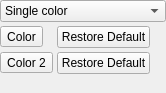
<?xml version="1.0" encoding="UTF-8"?>
<ui version="4.0">
 <class>BackgroundEditorWidget</class>
 <widget class="QWidget" name="BackgroundEditorWidget">
  <property name="geometry">
   <rect>
    <x>0</x>
    <y>0</y>
    <width>166</width>
    <height>93</height>
   </rect>
  </property>
  <layout class="QVBoxLayout" name="mainLayout">
   <property name="spacing">
    <number>4</number>
   </property>
   <property name="margin">
    <number>0</number>
   </property>
   <item>
    <widget class="QComboBox" name="BackgroundType">
     <item>
      <property name="text">
       <string>Single color</string>
      </property>
     </item>
     <item>
      <property name="text">
       <string>Gradient</string>
      </property>
     </item>
     <item>
      <property name="text">
       <string>Image</string>
      </property>
     </item>
    </widget>
   </item>
   <item>
    <widget class="QStackedWidget" name="stackedWidget">
     <property name="currentIndex">
      <number>0</number>
     </property>
     <widget class="QWidget" name="page_1">
      <layout class="QFormLayout" name="formLayout_2">
       <property name="horizontalSpacing">
        <number>4</number>
       </property>
       <property name="verticalSpacing">
        <number>4</number>
       </property>
       <property name="margin">
        <number>0</number>
       </property>
       <item row="0" column="0">
        <widget class="pqStandardColorButton" name="Color">
         <property name="text">
          <string>Color</string>
         </property>
        </widget>
       </item>
       <item row="0" column="1">
        <widget class="QPushButton" name="RestoreDefaultColor">
         <property name="sizePolicy">
          <sizepolicy hsizetype="Fixed" vsizetype="Fixed">
           <horstretch>0</horstretch>
           <verstretch>0</verstretch>
          </sizepolicy>
         </property>
         <property name="maximumSize">
          <size>
           <width>16777215</width>
           <height>16777215</height>
          </size>
         </property>
         <property name="text">
          <string>Restore Default</string>
         </property>
        </widget>
       </item>
       <item row="1" column="0">
        <widget class="pqStandardColorButton" name="Color2">
         <property name="maximumSize">
          <size>
           <width>16777215</width>
           <height>16777215</height>
          </size>
         </property>
         <property name="text">
          <string>Color 2</string>
         </property>
        </widget>
       </item>
       <item row="1" column="1">
        <widget class="QPushButton" name="RestoreDefaultColor2">
         <property name="sizePolicy">
          <sizepolicy hsizetype="Fixed" vsizetype="Fixed">
           <horstretch>0</horstretch>
           <verstretch>0</verstretch>
          </sizepolicy>
         </property>
         <property name="minimumSize">
          <size>
           <width>0</width>
           <height>0</height>
          </size>
         </property>
         <property name="maximumSize">
          <size>
           <width>16777215</width>
           <height>16777215</height>
          </size>
         </property>
         <property name="text">
          <string>Restore Default</string>
         </property>
        </widget>
       </item>
      </layout>
     </widget>
     <widget class="QWidget" name="page_3">
      <layout class="QVBoxLayout" name="verticalLayout">
       <property name="spacing">
        <number>0</number>
       </property>
       <property name="margin">
        <number>0</number>
       </property>
       <item>
        <widget class="QWidget" name="widget_2" native="true">
         <layout class="QHBoxLayout" name="horizontalLayout">
          <property name="spacing">
           <number>9</number>
          </property>
          <property name="margin">
           <number>0</number>
          </property>
          <item>
           <widget class="pqTextureComboBox" name="Image">
            <property name="sizePolicy">
             <sizepolicy hsizetype="Fixed" vsizetype="Fixed">
              <horstretch>0</horstretch>
              <verstretch>0</verstretch>
             </sizepolicy>
            </property>
            <property name="sizeAdjustPolicy">
             <enum>QComboBox::AdjustToContents</enum>
            </property>
           </widget>
          </item>
          <item>
           <spacer name="horizontalSpacer">
            <property name="orientation">
             <enum>Qt::Horizontal</enum>
            </property>
            <property name="sizeHint" stdset="0">
             <size>
              <width>112</width>
              <height>20</height>
             </size>
            </property>
           </spacer>
          </item>
         </layout>
        </widget>
       </item>
       <item>
        <spacer name="verticalSpacer_2">
         <property name="orientation">
          <enum>Qt::Vertical</enum>
         </property>
         <property name="sizeHint" stdset="0">
          <size>
           <width>20</width>
           <height>0</height>
          </size>
         </property>
        </spacer>
       </item>
      </layout>
     </widget>
    </widget>
   </item>
   <item>
    <widget class="QWidget" name="widget" native="true">
     <layout class="QFormLayout" name="formLayout">
      <property name="fieldGrowthPolicy">
       <enum>QFormLayout::AllNonFixedFieldsGrow</enum>
      </property>
      <property name="margin">
       <number>0</number>
      </property>
     </layout>
    </widget>
   </item>
   <item>
    <spacer name="verticalSpacer">
     <property name="orientation">
      <enum>Qt::Vertical</enum>
     </property>
     <property name="sizeHint" stdset="0">
      <size>
       <width>20</width>
       <height>0</height>
      </size>
     </property>
    </spacer>
   </item>
  </layout>
 </widget>
 <customwidgets>
  <customwidget>
   <class>pqStandardColorButton</class>
   <extends>QToolButton</extends>
   <header>pqStandardColorButton.h</header>
   <container>1</container>
  </customwidget>
  <customwidget>
   <class>pqTextureComboBox</class>
   <extends>QComboBox</extends>
   <header>pqTextureComboBox.h</header>
  </customwidget>
 </customwidgets>
 <resources/>
 <connections/>
</ui>
